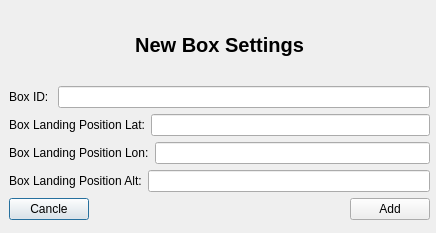
<?xml version="1.0" encoding="UTF-8"?>
<ui version="4.0">
 <class>NewBoxDialog</class>
 <widget class="QDialog" name="NewBoxDialog">
  <property name="geometry">
   <rect>
    <x>0</x>
    <y>0</y>
    <width>436</width>
    <height>233</height>
   </rect>
  </property>
  <property name="windowTitle">
   <string>Dialog</string>
  </property>
  <widget class="QWidget" name="verticalLayoutWidget">
   <property name="geometry">
    <rect>
     <x>9</x>
     <y>9</y>
     <width>421</width>
     <height>211</height>
    </rect>
   </property>
   <layout class="QVBoxLayout" name="verticalLayout" stretch="0,0,0,0">
    <item>
     <widget class="QLabel" name="label">
      <property name="font">
       <font>
        <pointsize>15</pointsize>
        <weight>75</weight>
        <bold>true</bold>
       </font>
      </property>
      <property name="text">
       <string>New Box Settings</string>
      </property>
      <property name="alignment">
       <set>Qt::AlignCenter</set>
      </property>
     </widget>
    </item>
    <item>
     <layout class="QHBoxLayout" name="horizontalLayout_2">
      <item>
       <widget class="QLabel" name="box_id_label">
        <property name="text">
         <string>Box ID: </string>
        </property>
       </widget>
      </item>
      <item>
       <widget class="QLineEdit" name="boxIdLineEdit">
        <property name="readOnly">
         <bool>true</bool>
        </property>
       </widget>
      </item>
     </layout>
    </item>
    <item>
     <layout class="QVBoxLayout" name="verticalLayout_2">
      <item>
       <layout class="QHBoxLayout" name="horizontalLayout_3">
        <item>
         <widget class="QLabel" name="label_4">
          <property name="text">
           <string>Box Landing Position Lat:</string>
          </property>
         </widget>
        </item>
        <item>
         <widget class="QLineEdit" name="boxLatLineEdit">
          <property name="readOnly">
           <bool>false</bool>
          </property>
         </widget>
        </item>
       </layout>
      </item>
      <item>
       <layout class="QHBoxLayout" name="horizontalLayout_7">
        <item>
         <widget class="QLabel" name="label_5">
          <property name="text">
           <string>Box Landing Position Lon:</string>
          </property>
         </widget>
        </item>
        <item>
         <widget class="QLineEdit" name="boxLonLineEdit">
          <property name="readOnly">
           <bool>false</bool>
          </property>
         </widget>
        </item>
       </layout>
      </item>
      <item>
       <layout class="QHBoxLayout" name="horizontalLayout_6">
        <item>
         <widget class="QLabel" name="label_6">
          <property name="text">
           <string>Box Landing Position Alt:</string>
          </property>
         </widget>
        </item>
        <item>
         <widget class="QLineEdit" name="boxAltLineEdit">
          <property name="readOnly">
           <bool>false</bool>
          </property>
         </widget>
        </item>
       </layout>
      </item>
     </layout>
    </item>
    <item>
     <layout class="QHBoxLayout" name="horizontalLayout_4">
      <item>
       <widget class="QPushButton" name="pushButton">
        <property name="text">
         <string>Cancle</string>
        </property>
        <property name="icon">
         <iconset resource="../resources/resources.qrc">
          <normaloff>:/resources/icons/cancle.png</normaloff>:/resources/icons/cancle.png</iconset>
        </property>
       </widget>
      </item>
      <item>
       <spacer name="horizontalSpacer">
        <property name="orientation">
         <enum>Qt::Horizontal</enum>
        </property>
        <property name="sizeHint" stdset="0">
         <size>
          <width>40</width>
          <height>20</height>
         </size>
        </property>
       </spacer>
      </item>
      <item>
       <widget class="QPushButton" name="pushButton_2">
        <property name="text">
         <string>Add</string>
        </property>
        <property name="icon">
         <iconset resource="../resources/resources.qrc">
          <normaloff>:/resources/icons/tick_mark.png</normaloff>:/resources/icons/tick_mark.png</iconset>
        </property>
       </widget>
      </item>
     </layout>
    </item>
   </layout>
  </widget>
 </widget>
 <resources>
  <include location="../resources/resources.qrc"/>
 </resources>
 <connections>
  <connection>
   <sender>pushButton</sender>
   <signal>clicked()</signal>
   <receiver>NewBoxDialog</receiver>
   <slot>on_cancle_pushButton_clicked()</slot>
   <hints>
    <hint type="sourcelabel">
     <x>90</x>
     <y>214</y>
    </hint>
    <hint type="destinationlabel">
     <x>146</x>
     <y>201</y>
    </hint>
   </hints>
  </connection>
  <connection>
   <sender>pushButton_2</sender>
   <signal>clicked()</signal>
   <receiver>NewBoxDialog</receiver>
   <slot>on_add_pushButton_clicked()</slot>
   <hints>
    <hint type="sourcelabel">
     <x>427</x>
     <y>214</y>
    </hint>
    <hint type="destinationlabel">
     <x>399</x>
     <y>195</y>
    </hint>
   </hints>
  </connection>
  <connection>
   <sender>boxIdLineEdit</sender>
   <signal>editingFinished()</signal>
   <receiver>NewBoxDialog</receiver>
   <slot>on_boxIdLineEdit_editingFinished()</slot>
   <hints>
    <hint type="sourcelabel">
     <x>231</x>
     <y>75</y>
    </hint>
    <hint type="destinationlabel">
     <x>264</x>
     <y>123</y>
    </hint>
   </hints>
  </connection>
  <connection>
   <sender>boxLatLineEdit</sender>
   <signal>editingFinished()</signal>
   <receiver>NewBoxDialog</receiver>
   <slot>on_boxLatLineEdit_editingFinished()</slot>
   <hints>
    <hint type="sourcelabel">
     <x>400</x>
     <y>112</y>
    </hint>
    <hint type="destinationlabel">
     <x>302</x>
     <y>176</y>
    </hint>
   </hints>
  </connection>
  <connection>
   <sender>boxLonLineEdit</sender>
   <signal>editingFinished()</signal>
   <receiver>NewBoxDialog</receiver>
   <slot>on_boxLonLineEdit_editingFinished()</slot>
   <hints>
    <hint type="sourcelabel">
     <x>426</x>
     <y>145</y>
    </hint>
    <hint type="destinationlabel">
     <x>301</x>
     <y>222</y>
    </hint>
   </hints>
  </connection>
  <connection>
   <sender>boxAltLineEdit</sender>
   <signal>editingFinished()</signal>
   <receiver>NewBoxDialog</receiver>
   <slot>on_boxAltLineEdit_editingFinished()</slot>
   <hints>
    <hint type="sourcelabel">
     <x>426</x>
     <y>178</y>
    </hint>
    <hint type="destinationlabel">
     <x>339</x>
     <y>232</y>
    </hint>
   </hints>
  </connection>
 </connections>
 <slots>
  <slot>on_cancle_pushButton_clicked()</slot>
  <slot>on_add_pushButton_clicked()</slot>
  <slot>on_comboBox_currentIndexChanged()</slot>
  <slot>on_boxIdLineEdit_editingFinished()</slot>
  <slot>on_boxLatLineEdit_editingFinished()</slot>
  <slot>on_boxLonLineEdit_editingFinished()</slot>
  <slot>on_boxAltLineEdit_editingFinished()</slot>
 </slots>
</ui>
